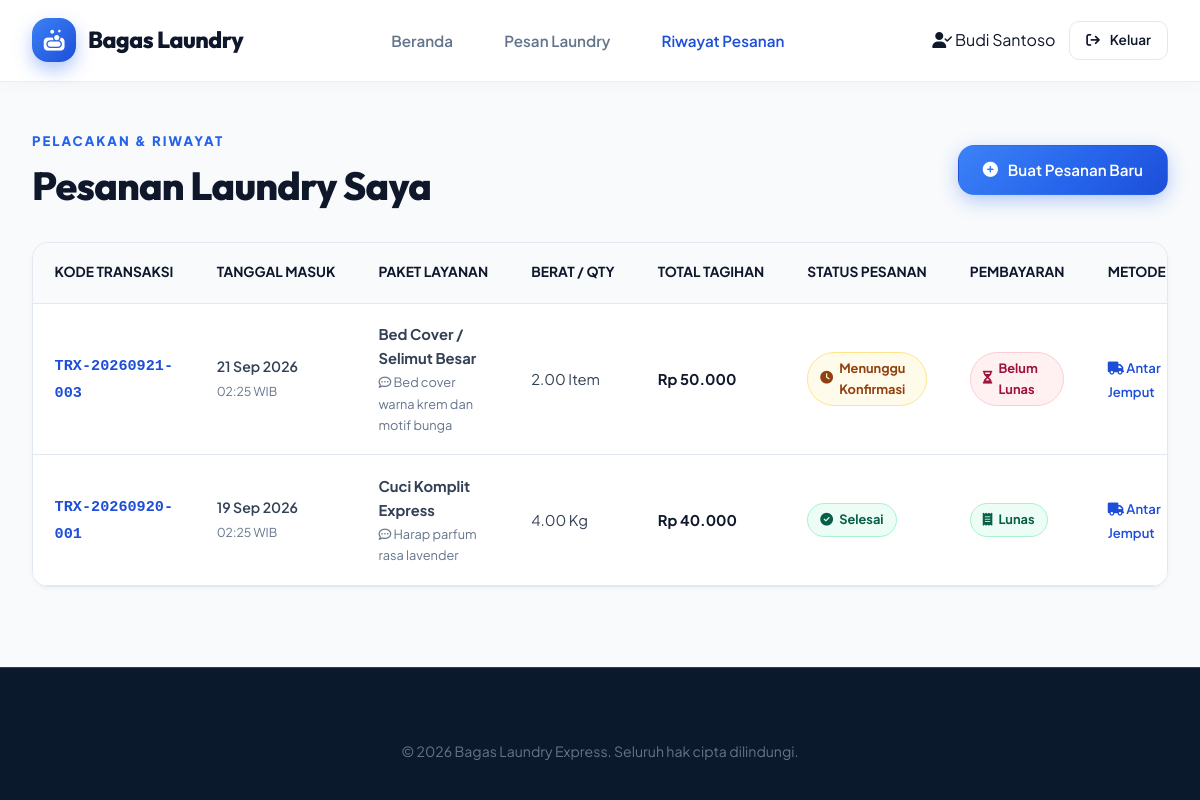
The app's page /riwayat.php (signed in) with its own data.
### tables this page shows
CREATE TABLE IF NOT EXISTS `transaksi` (
  `id` INT AUTO_INCREMENT PRIMARY KEY,
  `kode_transaksi` VARCHAR(30) NOT NULL UNIQUE,
  `user_id` INT NOT NULL,
  `layanan_id` INT NOT NULL,
  `berat_jumlah` DECIMAL(6,2) NOT NULL DEFAULT 1.00,
  `total_bayar` INT NOT NULL,
  `metode_pengambilan` ENUM('antar_jemput', 'drop_off') NOT NULL DEFAULT 'drop_off',
  `alamat_jemput` TEXT NULL,
  `catatan` TEXT NULL,
  `status_pesanan` ENUM('menunggu_konfirmasi', 'dijemput', 'proses_cuci', 'siap_diambil', 'selesai', 'dibatalkan') NOT NULL DEFAULT 'menunggu_konfirmasi',
  `status_pembayaran` ENUM('belum_bayar', 'lunas') NOT NULL DEFAULT 'belum_bayar',
  `tanggal_masuk` DATETIME DEFAULT CURRENT_TIMESTAMP,
  `tanggal_selesai` DATETIME NULL,
  FOREIGN KEY (`user_id`) REFERENCES `users`(`id`) ON DELETE CASCADE,
  FOREIGN KEY (`layanan_id`) REFERENCES `layanan`(`id`) ON DELETE RESTRICT
);

CREATE TABLE IF NOT EXISTS `layanan` (
  `id` INT AUTO_INCREMENT PRIMARY KEY,
  `nama_paket` VARCHAR(100) NOT NULL,
  `jenis` ENUM('kiloan', 'satuan') NOT NULL DEFAULT 'kiloan',
  `harga` INT NOT NULL,
  `estimasi_hari` INT NOT NULL DEFAULT 2,
  `deskripsi` TEXT NULL,
  `icon` VARCHAR(50) DEFAULT 'fa-tshirt'
);

### riwayat.php (the view, shortened to what this page needs)
<?php
require_once 'config/database.php';
require_once 'config/auth.php';
$user_id = $_SESSION['user_id'];
try {
    $stmt = $pdo->prepare("
        SELECT t.*, l.nama_paket, l.jenis
        FROM transaksi t
        JOIN layanan l ON t.layanan_id = l.id
        WHERE t.user_id = ?
        ORDER BY t.id DESC
    ");
    $stmt->execute([$user_id]);
    $pesanan_list = $stmt->fetchAll();
} catch (Exception $e) {
    die("Gagal memuat riwayat: " . $e->getMessage());
}
?>
<!DOCTYPE html>
<html lang="id">
<head>
    <link rel="stylesheet" href="https://cdnjs.cloudflare.com/ajax/libs/font-awesome/6.5.1/css/all.min.css">
    <link rel="stylesheet" href="assets/css/style.css">
</head>
<body>
    <header class="navbar">
        <div class="nav-container">
            <a href="index.php" class="brand-logo">
                <div class="brand-icon">
                    <i class="fa-solid fa-soap"></i>
                </div>
                <span>Bagas Laundry</span>
            </a>
            <nav class="nav-menu">
                <a href="index.php" class="nav-link">Beranda</a>
                <a href="pesan.php" class="nav-link">Pesan Laundry</a>
                <a href="riwayat.php" class="nav-link active">Riwayat Pesanan</a>
            </nav>
            <div class="nav-auth">
                <div class="user-profile-badge">
                    <i class="fa-solid fa-user-check"></i>
                    <span><?= htmlspecialchars($_SESSION['user_nama']) ?></span>
                </div>
                <a href="auth/logout.php" class="btn btn-sm btn-outline" title="Keluar">
                    <i class="fa-solid fa-arrow-right-from-bracket"></i> Keluar
                </a>
            </div>
        </div>
    </header>
    <main class="section" style="padding-top: 3rem; padding-bottom: 5rem;">
        <div style="display: flex; justify-content: space-between; align-items: center; margin-bottom: 2rem; flex-wrap: wrap; gap: 1rem;">
            <div>
                <span class="section-subtitle">Pelacakan & Riwayat</span>
                <h1 class="section-title">Pesanan Laundry Saya</h1>
            </div>
            <a href="pesan.php" class="btn btn-primary">
                <i class="fa-solid fa-plus-circle"></i> Buat Pesanan Baru
            </a>
        </div>
        <?php if (empty($pesanan_list)): ?>
            <div style="text-align: center; padding: 4rem 2rem; background: white; border-radius: var(--radius-lg); border: 1px dashed var(--border);">
                <div style="width: 70px; height: 70px; background: var(--primary-subtle); color: var(--primary); border-radius: 50%; display: flex; align-items: center; justify-content: center; font-size: 2rem; margin: 0 auto 1.5rem;">
                    <i class="fa-solid fa-basket-shopping"></i>
                </div>
                <h3 style="font-size: 1.35rem; font-weight: 700; margin-bottom: 0.5rem;">Belum Ada Riwayat Pesanan</h3>
                <p style="color: var(--muted); max-width: 450px; margin: 0 auto 1.5rem; font-size: 0.95rem;">
                    Anda belum pernah melakukan pemesanan laundry. Ayo cuci pakaian kotor Anda sekarang juga dengan layanan express kami!
                </p>
                <a href="pesan.php" class="btn btn-primary btn-lg">
                    <i class="fa-solid fa-plus"></i> Pesan Laundry Sekarang
                </a>
            </div>
        <?php else: ?>
            <div class="table-responsive">
                <table class="table">
                    <thead>
                        <tr>
                            <th>Kode Transaksi</th>
                            <th>Tanggal Masuk</th>
                            <th>Paket Layanan</th>
                            <th>Berat / Qty</th>
                            <th>Total Tagihan</th>
                            <th>Status Pesanan</th>
                            <th>Pembayaran</th>
                            <th>Metode</th>
                        </tr>
                    </thead>
                    <tbody>
                        <?php foreach ($pesanan_list as $row): ?>
                            <tr>
                                <td>
                                    <strong style="color: var(--primary-dark); font-family: monospace; font-size: 0.95rem;">
                                        <?= htmlspecialchars($row['kode_transaksi']) ?>
                                    </strong>
                                </td>
                                <td>
                                    <div style="font-size: 0.88rem; font-weight: 600;"><?= date('d M Y', strtotime($row['tanggal_masuk'])) ?></div>
                                    <small style="color: var(--muted);"><?= date('H:i', strtotime($row['tanggal_masuk'])) ?> WIB</small>
                                </td>
                                <td>
                                    <strong><?= htmlspecialchars($row['nama_paket']) ?></strong>
                                    <?php if (!empty($row['catatan'])): ?>
                                        <div style="font-size: 0.8rem; color: var(--muted); margin-top: 2px;">
                                            <i class="fa-regular fa-comment-dots"></i> <?= htmlspecialchars($row['catatan']) ?>
                                        </div>
                                    <?php endif; ?>
                                </td>
                                <td>
                                    <?= $row['berat_jumlah'] ?> <?= $row['jenis'] === 'kiloan' ? 'Kg' : 'Item' ?>
                                </td>
                                <td>
                                    <strong style="color: var(--secondary);"><?= rupiah($row['total_bayar']) ?></strong>
                                </td>
                                <td>
                                    <?= badge_status_pesanan($row['status_pesanan']) ?>
                                </td>
                                <td>
                                    <?= badge_status_bayar($row['status_pembayaran']) ?>
                                </td>
                                <td>
                                    <?php if ($row['metode_pengambilan'] === 'antar_jemput'): ?>
                                        <span style="font-size: 0.82rem; color: var(--primary-dark); font-weight: 600;">
                                            <i class="fa-solid fa-truck"></i> Antar Jemput
                                        </span>
                                    <?php else: ?>
                                        <span style="font-size: 0.82rem; color: var(--muted); font-weight: 600;">
                                            <i class="fa-solid fa-store"></i> Drop Off Outlet
                                        </span>
                                    <?php endif; ?>
                                </td>
                            </tr>
                        <?php endforeach; ?>
                    </tbody>
                </table>
            </div>
        <?php endif; ?>
    </main>
    <footer class="footer">
        <div class="footer-bottom" style="border: none; padding-top: 0;">
            &copy; <?= date('Y') ?> Bagas Laundry Express. Seluruh hak cipta dilindungi.
        </div>
    </footer>
</body>
</html>

### config/auth.php (shortened to what this page needs)
<?php
function rupiah($angka) {
    return "Rp " . number_format($angka, 0, ',', '.');
}
function badge_status_pesanan($status) {
    switch ($status) {
        case 'menunggu_konfirmasi':
            return '<span class="badge badge-warning"><i class="fa-solid fa-clock"></i> Menunggu Konfirmasi</span>';
        case 'selesai':
            return '<span class="badge badge-success"><i class="fa-solid fa-circle-check"></i> Selesai</span>';
    }
}
function badge_status_bayar($status) {
    if ($status === 'lunas') {
        return '<span class="badge badge-success"><i class="fa-solid fa-receipt"></i> Lunas</span>';
    }
    return '<span class="badge badge-danger"><i class="fa-solid fa-hourglass-half"></i> Belum Lunas</span>';
}

### records on screen
transaksi: kode_transaksi "TRX-20260921-003", tanggal_masuk "21 Sep 2026", tanggal_masuk "02:25", layanan.nama_paket "Bed Cover / Selimut Besar", catatan "Bed cover warna krem dan motif bunga", berat_jumlah "2.00", shows "Item", total_bayar "Rp 50.000", shows "Menunggu Konfirmasi", metode_pengambilan "antar_jemput" (drawn)
transaksi: kode_transaksi "TRX-20260920-001", tanggal_masuk "19 Sep 2026", tanggal_masuk "02:25", layanan.nama_paket "Cuci Komplit Express", catatan "Harap parfum rasa lavender", berat_jumlah "4.00", shows "Kg", total_bayar "Rp 40.000", status_pesanan "selesai" (drawn), status_pembayaran "lunas" (drawn), metode_pengambilan "antar_jemput" (drawn)

### other values on screen
$_SESSION['user_nama'] "Budi Santoso"
